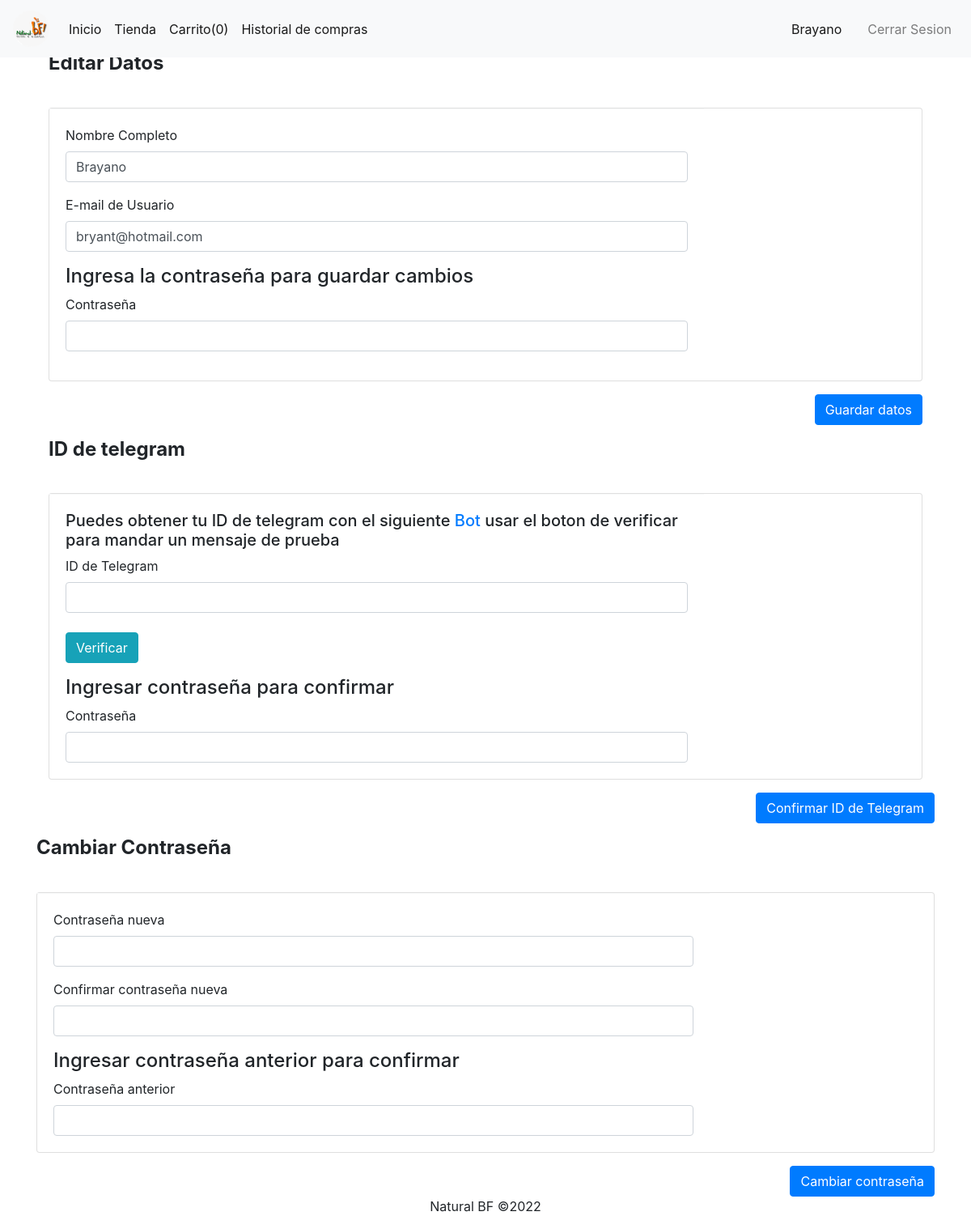
The page /Templates/account.php (signed in) on the database as committed earlier.
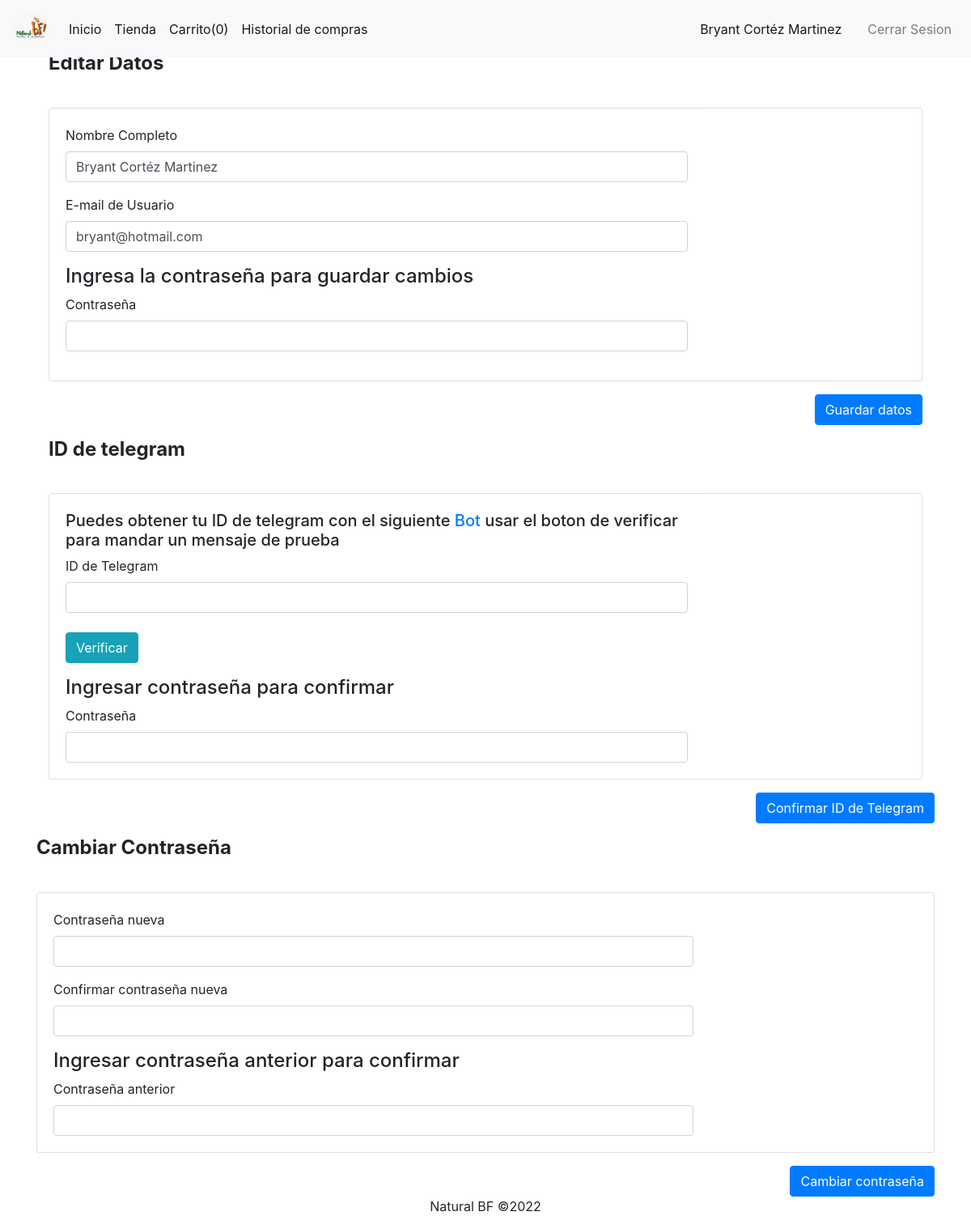
The same page on the database as committed later.
### tables this page shows
CREATE TABLE `usuario` (
  `ID_Usuario` int(11) NOT NULL,
  `ID_Telegram` varchar(15) NOT NULL,
  `Nombre` varchar(70) NOT NULL,
  `Correo` varchar(20) NOT NULL,
  `Pass` varchar(20) NOT NULL
);

### Templates/account.php (the view, shortened to what the changed rows need)
<?php
    include '../Global/connection.php';
    include "function/cabecera_profile.php";
?>
<div class="container light-style flex-grow-1 container-p-y">
<?php
    $SQL = "SELECT * FROM Usuario WHERE ID_Usuario = '".$_SESSION['ID_Usuario']."'";
    $result = mysqli_query($conexion_normal,$SQL);
    $consulta = mysqli_fetch_array($result);
    $correo_actual = $consulta['Correo'];
    $nombre_actual = $consulta['Nombre'];
?>
<form action="" method="post">
    <div class="card overflow-hidden">
        <div class="row no-gutters row-bordered row-border-light">
            <div class="col-md-9">
            <div class="tab-content">
                <div class="tab-pane fade active show" id="account-general">
                <div class="card-body">
                    <div class="form-group">
                    <label class="form-label">Nombre Completo</label>
                    <input type="text" maxlength="70" class="form-control" name="Usuario" value="<?php echo $nombre_actual?>" required>
                    </div>
                    <div class="form-group">
                    <label class="form-label">E-mail de Usuario</label>
                    <input type="text" class="form-control mb-1" maxlength="20" name="Email" value="<?php echo $correo_actual?>" required>
                    </div>
                </div>
                </div>
            </div>
            </div>
        </div>
    </div>
</form>
    </div>
</div>
<?php
    include "function/pie.php";
?>

### Templates/function/cabecera_profile.php (shortened to what the changed rows need)
<!DOCTYPE html>
<html lang="es">
<head>
    <link rel="stylesheet" href="https://cdn.jsdelivr.net/npm/bootstrap@4.0.0/dist/css/bootstrap.min.css">
</head>
<body>
    <nav class="navbar navbar-expand-lg navbar-light bg-light fixed-top">
        <div id="navbarText" class="collapse navbar-collapse">
            <ul class="nav navbar-nav navbar-right">
                <li class="nav-item active">
                    <a class="nav-link" href="account.php">
                        <?php
                            $SQL = "SELECT Nombre FROM Usuario WHERE ID_Usuario = '".$_SESSION['ID_Usuario']."' ";
                            $result = mysqli_query($conexion_normal,$SQL);
                            $consulta = mysqli_fetch_array($result);
                            echo $consulta['Nombre'];
                        ?>
                        </li>
            </ul>
        </div>
    </nav>
    <br/>
    <br/>
    <div class="container">

Rows that differ between the two databases and show on the page:
changed usuario "bryant@hotmail.com": Nombre "Brayano" → "Bryant Cortéz Martinez"; Usuario "Brayano" → "Bryant Cortéz Martinez"
